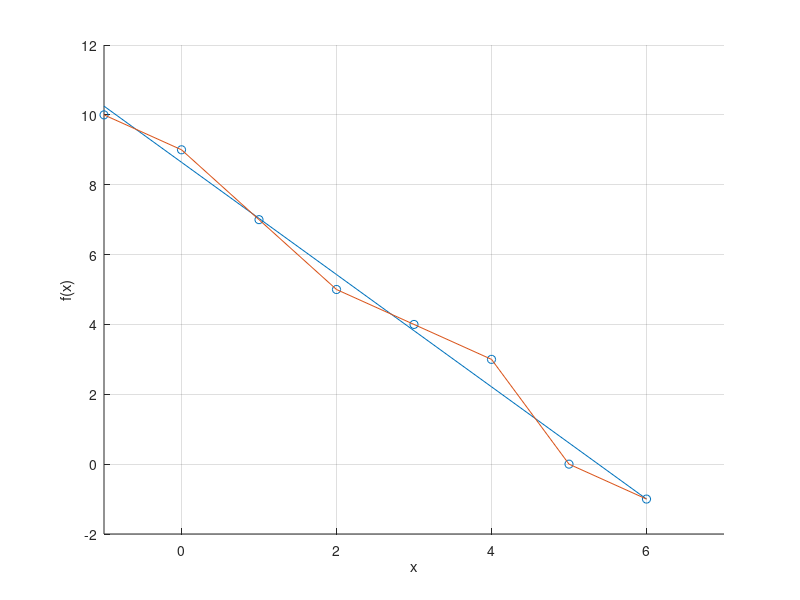

Reproduce this figure in MATLAB.
% ajuste de uma função a dados experimentais
% método dos mínimos desvios quadrados
%
% ajuste linear usando 3 metodos diferentes
%%%%%%%%%%%%%%%%%%%%%%%%%%%%%%%%%%%%%%
clear all; close all; clc;
% dados
X = [-1;0;1;2;3;4;5;6];
Y = [10;9;7;5;4;3;0;-1];
 N = length(X);
%%%%%%%%%%%%%%%%%%%%%%%%%%%%%%%%%%%%%%%%%%%%%%%%%%%%%%%%%%%%%%%%%
%subplot(3,1,1)
 scatter(X,Y);
 xlabel('x'); ylabel('f(x)');
 xlim([-1  7]); ylim([ -2 12 ]);
 hold on;
 grid on;
 a = ( N*sum(X.*Y) - sum(X) * sum(Y) ) / ( N*sum(X.^2) - (sum(X) )^2 );
 b = ( sum(Y) - a * sum(X) ) / N;
 % recta obtida
 Ymod1 = a * X + b;
 %erros
 S_1 = sqrt( sum( (Y - Ymod1 ).^2 ) / ( N - 2 ) );
 ErroA_1 = S_1 * sqrt( N / ( ( N * sum(X.^2) ) - ( sum(X) )^2) );
 ErroB_1 = S_1 * sqrt( sum(X.^2) / ( ( N * sum(X.^2) ) - ( sum(X) )^2) );
 plot(X,Ymod1);
plot(X,Y);
a
b
%%%%%%%%%%%%%%%%%%%%%%%%%%%%%%%%%%%%%%%%%%%%%%%%%%%%%%%%%%%%%